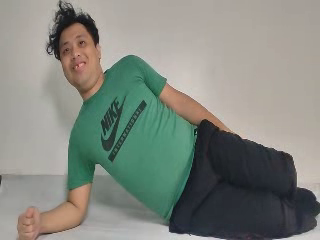
#> input picture frame 10 of 320.mp4, 320 x 240 px, given in place of VID_20240128_150039_downgraded.mp4, which was not available
$ python convertVidtoOF.py
#> lines starting #> are read from the running program, lines starting #| are printed output that depends on the picture; pictures that were not available may be replaced by others from this repository, and a replacement may not be noted
import cv2
import numpy as np

def dense_pyramid_lucas_kanade(video_path):
    """
    Displays Dense Pyramid Lucas-Kanade optical flow for a video in a window.

    Args:
        video_path (str): Path to the input video file.
    """
    # Open the video file
    cap = cv2.VideoCapture(video_path)
    if not cap.isOpened():
        print(f"Error: Could not open video file: {video_path}")
        return

    # Read the first frame
    ret, prev_frame = cap.read()
#> prev_frame is the input picture: shape (240, 320, 3); mean B, G, R 127.2, 135.4, 131.1
    if not ret:
        print(f"Warning: Could not read the first frame from {video_path}.")
        cap.release()
        return

    # Convert the first frame to grayscale
    prev_gray = cv2.cvtColor(prev_frame, cv2.COLOR_BGR2GRAY)
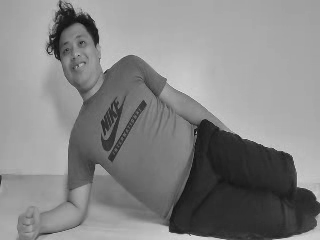
#> prev_gray: shape (240, 320); min 15, max 224, mean 133.2

    # Create a dense grid of points to track
    h, w = prev_gray.shape
#> h = 240; w = 320
    grid_step = 10  # Distance between points in the grid
    points = np.array([
        [x, y] for y in range(0, h, grid_step)
                for x in range(0, w, grid_step)
    ], dtype=np.float32).reshape(-1, 1, 2)

    # Parameters for Lucas-Kanade optical flow
    lk_params = dict(
        winSize=(15, 15),  # Size of the search window at each pyramid level
        maxLevel=2,        # Maximum pyramid level
        criteria=(cv2.TERM_CRITERIA_EPS | cv2.TERM_CRITERIA_COUNT, 10, 0.03)
    )

    while True:
        # Read the next frame
        ret, frame = cap.read()
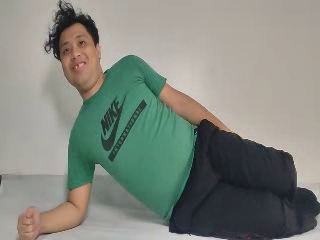
#> input picture frame 11 of 320.mp4, 320 x 240 px, given in place of VID_20240128_150039_downgraded.mp4, which was not available
#> frame is the input picture: shape (240, 320, 3); mean B, G, R 127.1, 135.3, 130.9
        if not ret:
            break

        # Convert the frame to grayscale
        gray = cv2.cvtColor(frame, cv2.COLOR_BGR2GRAY)

        # Calculate optical flow using Lucas-Kanade
        next_points, status, _ = cv2.calcOpticalFlowPyrLK(
            prev_gray, gray, points, None, **lk_params
        )
#> next_points = 768 rows, first 8: [0, 0], [10, 0], [20.04, -1.06], [30.02, -0.229], [40.14, -0.095], [49.96, -0.0954], [59.97, 0.113], [69.85, 0.073]; status = 768 values, max 1 at index 5, min 0 at index 0, mean 0.701

        # Filter out points that were not successfully tracked
        good_old = points[status.ravel() == 1]
#> good_old = 538 rows, first 8: [50, 0], [60, 0], [70, 0], [80, 0], [90, 0], [20, 10], [40, 10], [50, 10]
        good_new = next_points[status.ravel() == 1]
#> good_new = 538 rows, first 8: [49.96, -0.0954], [59.97, 0.113], [69.85, 0.073], [80.59, 0.204], [89.7, 0.842], [20.14, 9.98], [40.19, 9.58], [50.1, 9.99]

        # Create a blank image for visualization
        flow_visualization = frame.copy()

        # Draw the optical flow vectors
        for i, (new, old) in enumerate(zip(good_new, good_old)):
            a, b = new.ravel()
            c, d = old.ravel()
            flow_visualization = cv2.line(flow_visualization, (int(a), int(b)), (int(c), int(d)), (0, 255, 0), 2)
            flow_visualization = cv2.circle(flow_visualization, (int(a), int(b)), 3, (0, 0, 255), -1)
#> this loop made 538 passes
#> (a, b, c, d) on passes 1 to 3: (49.96, -0.0954, 50, 0), (59.97, 0.113, 60, 0), (69.85, 0.073, 70, 0)
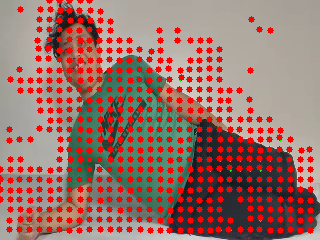
#> flow_visualization: shape (240, 320, 3); mean B, G, R 104.1, 110.7, 159.3

        # Display the optical flow visualization
        cv2.imshow("Dense Pyramid Lucas-Kanade Optical Flow", flow_visualization)

        # Update the previous frame and points
        prev_gray = gray.copy()
        points = good_new.reshape(-1, 1, 2)
#> points has the same summary as good_new

        # Exit if 'q' is pressed
        if cv2.waitKey(30) & 0xFF == ord('q'):
#> (key q is pressed here)
            break

    # Release the video capture and close the window
    cap.release()
    cv2.destroyAllWindows()


if __name__ == "__main__":
    video_path = r"D:\MAPUA\CNN_GRU_usingRGBOF\downgraded_raw\LumbarSideBends\VID_20240128_150039_downgraded.mp4"  # Replace with your video file path
    dense_pyramid_lucas_kanade(video_path)

$ run again, starting later in the video
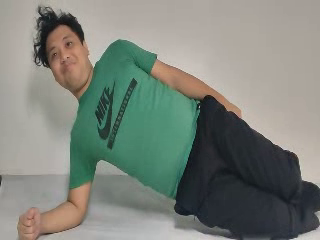
#> input picture frame 45 of 320.mp4, 320 x 240 px, given in place of VID_20240128_150039_downgraded.mp4, which was not available
#> in dense_pyramid_lucas_kanade, prev_frame is the input picture: shape (240, 320, 3); mean B, G, R 122.8, 131.3, 125.7
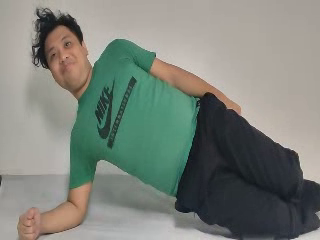
#> input picture frame 46 of 320.mp4, 320 x 240 px, given in place of VID_20240128_150039_downgraded.mp4, which was not available
#> in dense_pyramid_lucas_kanade, frame is the input picture: shape (240, 320, 3); mean B, G, R 122.5, 130.8, 125.3
#> next_points = 768 rows, first 8: [0, 0], [8.66, 1.2], [18.32, -0.71], [28.11, 1.71], [38.08, 1.72], [48.44, 1.32], [58.53, 1.08], [69.12, 1.19]; status = 768 values, max 1 at index 3, min 0 at index 0, mean 0.74
#> good_old = 568 rows, first 8: [30, 0], [40, 0], [50, 0], [60, 0], [70, 0], [30, 10], [40, 10], [50, 10]
#> good_new = 568 rows, first 8: [28.11, 1.71], [38.08, 1.72], [48.44, 1.32], [58.53, 1.08], [69.12, 1.19], [28.14, 12.6], [38.25, 11.68], [48.66, 11.19]
#> the loop in dense_pyramid_lucas_kanade, `for i, (new, old) in enumerate(zip(good_new, good_old)):` made 568 passes
#> (a, b, c, d) on passes 1 to 3: (28.11, 1.71, 30, 0), (38.08, 1.72, 40, 0), (48.44, 1.32, 50, 0)
#> after the loop in dense_pyramid_lucas_kanade, `for i, (new, old) in enumerate(zip(good_new, good_old)):`:
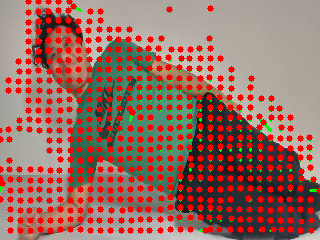
#> flow_visualization: shape (240, 320, 3); mean B, G, R 98.2, 106.8, 155.4
#> in dense_pyramid_lucas_kanade, `points = good_new.reshape(-1, 1, 2)`: points has the same summary as good_new

$ run again, starting later in the video
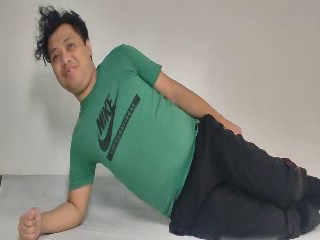
#> input picture frame 80 of 320.mp4, 320 x 240 px, given in place of VID_20240128_150039_downgraded.mp4, which was not available
#> in dense_pyramid_lucas_kanade, prev_frame is the input picture: shape (240, 320, 3); mean B, G, R 125.4, 133.7, 129.1
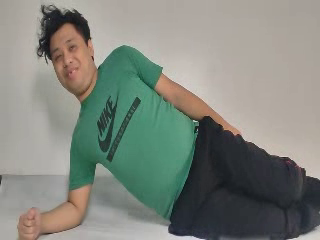
#> input picture frame 81 of 320.mp4, 320 x 240 px, given in place of VID_20240128_150039_downgraded.mp4, which was not available
#> in dense_pyramid_lucas_kanade, frame is the input picture: shape (240, 320, 3); mean B, G, R 125.3, 133.9, 129.2
#> next_points = 768 rows, first 8: [0, 0], [12.35, -1.16], [22.03, -0.763], [32.09, -1.39], [41.78, -1.19], [51.7, -0.999], [62.93, 0.118], [72.19, -0.831]; status = 768 values, max 1 at index 3, min 0 at index 0, mean 0.729
#> good_old = 560 rows, first 8: [30, 0], [40, 0], [50, 0], [60, 0], [70, 0], [80, 0], [30, 10], [40, 10]
#> good_new = 560 rows, first 8: [32.09, -1.39], [41.78, -1.19], [51.7, -0.999], [62.93, 0.118], [72.19, -0.831], [82.7, -1.21], [32, 9.13], [41.93, 9.02]
#> the loop in dense_pyramid_lucas_kanade, `for i, (new, old) in enumerate(zip(good_new, good_old)):` made 560 passes
#> (a, b, c, d) on passes 1 to 3: (32.09, -1.39, 30, 0), (41.78, -1.19, 40, 0), (51.7, -0.999, 50, 0)
#> after the loop in dense_pyramid_lucas_kanade, `for i, (new, old) in enumerate(zip(good_new, good_old)):`:
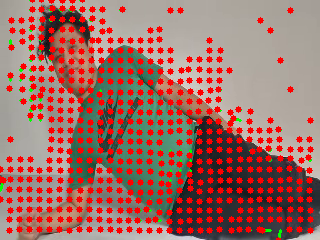
#> flow_visualization: shape (240, 320, 3); mean B, G, R 101, 108.9, 158.1
#> in dense_pyramid_lucas_kanade, `points = good_new.reshape(-1, 1, 2)`: points has the same summary as good_new
